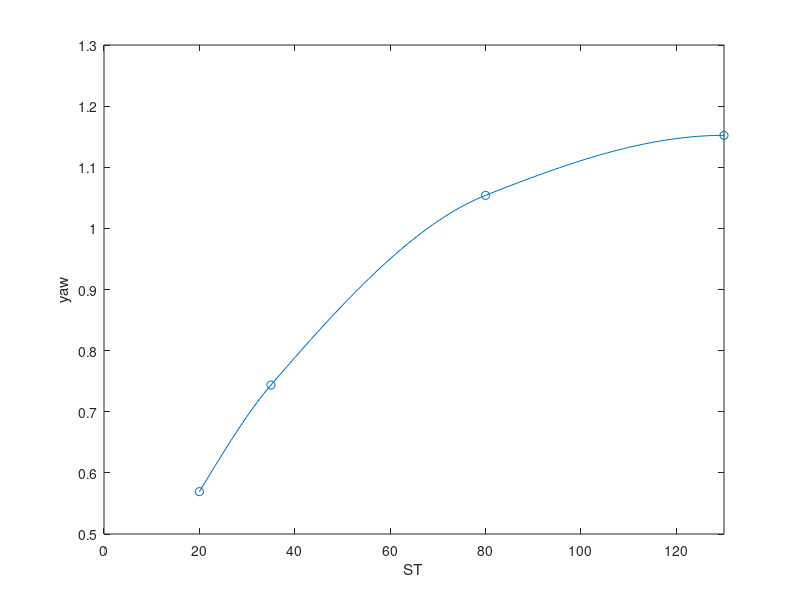
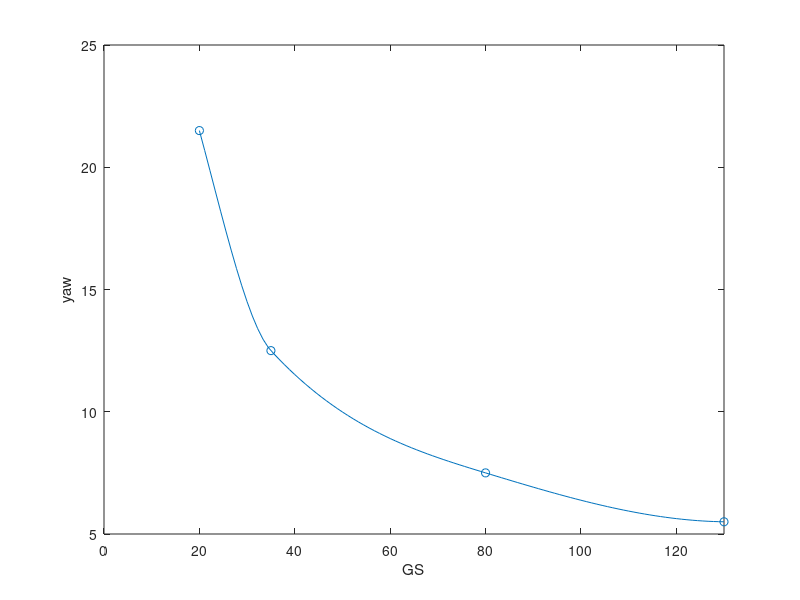
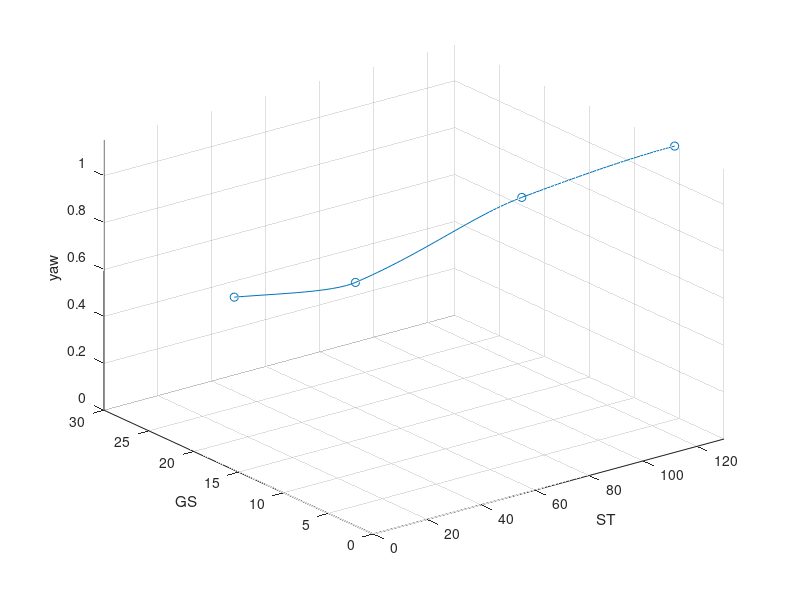
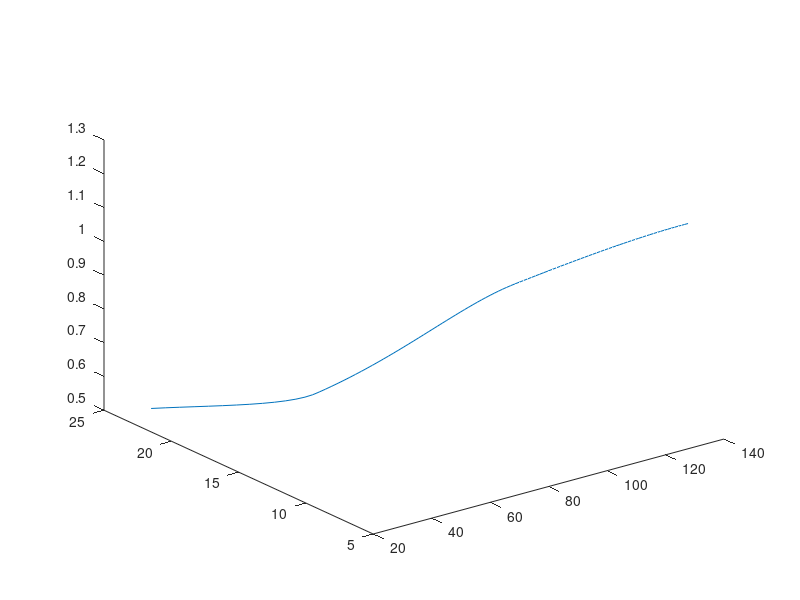

MATLAB code to generate these figures, in order: (Note: this script raises an error after producing the figures.)
% x = ST
% y = GS
% z = yaw

%% Params
ST_max = 130;
GS_max = 30;

%% pick 4 points
p1 = [20 21.5 0.5693];
p2 = [35 12.5 .7437];
p3 = [80 7.5 1.054];
p4 = [130 5.5 1.1522];
cpts = [p1; p2; p3; p4];

%% curve fit
% curve fit z=f(x)
zfx = @(x) (interp1(cpts(:,1), cpts(:,3), x, "pchip"));
% curve fit y = f(x)
yfx = @(x) (interp1(cpts(:,1), cpts(:,2), x, "pchip"));
% invert curve fit y = f(x) to get x = f(y);
function x = xfy_func(y, p1, p4, yfx)
    % if y < p4(2) || y > p1(2)
        % x = NaN;
    % else
    y = snip(y, p4(2), p1(2));
    x = fzero(@(x)(yfx(x)-y), [p1(1), p4(1)]);
    % end
end
% xfy = @(yarr) (arrayfun(@(y)(fzero(@(x)(yfx(x)-y), [p1(1), p4(1)])), yarr));
xfy = @(yarr) (arrayfun(@(y) (xfy_func(y, p1, p4, yfx)), yarr));


% plotting
xcurve = linspace(p1(1),ST_max,100);
zcurve = zfx(xcurve);
ycurve = yfx(xcurve);

figure(3)
hold off 
plot(xcurve, zcurve);
hold on
scatter(cpts(:,1), cpts(:,3))
xlim([0, ST_max])
xlabel("ST")
ylabel("yaw")

figure(4)
hold off 
plot(xcurve, ycurve);
hold on
scatter(cpts(:,1), cpts(:,2))
xlim([0, ST_max])
xlabel("GS")
ylabel("yaw")

figure(5)
hold off
plot3(xcurve, ycurve, zcurve)
hold on
scatter3(cpts(:,1), cpts(:,2), cpts(:,3))
xlim([0, ST_max])
ylim([0, GS_max])
zlim([0, inf])
xlabel("ST")
ylabel("GS")
zlabel("yaw")
grid

%% secant lines in x and y
% secant from x to curve
xlin1 = linspace(p1(1), p4(1), 20);
ylin1 = yfx(xlin1);
zlin1 = zfx(xlin1);
aofx = zlin1 ./ ylin1;
function a = afx_func(x, p1, yfx, zfx)
    a = zeros(size(x));
    cond = x >= p1(1);
    a1 = zfx(x(cond)) ./ yfx(x(cond));
    a2 = interp1([0,p1(1)], [0, zfx(p1(1)) ./ yfx(p1(1))], x(~cond));
    a(cond) = a1;
    a(~cond) = a2;
end
afx = @(x)(afx_func(x, p1, yfx, zfx));

% secant from y to curve
ylin2 = linspace(p1(2), p4(2), 20);
xlin2 = zeros(size(ylin2));
for i = 1:length(ylin2)
    xlin2(i) = fzero(@(x)(yfx(x)-ylin2(i)), [xlin1(1), xlin1(end)]);
end
zlin2 = zfx(xlin2);
bofy = zlin2 ./ xlin2;
function b = bfy_func(y, p4, xfy, zfx)
    b = zeros(size(y));
    cond = y >= p4(2);
    b1 = zfx(xfy(y(cond))) ./ xfy(y(cond));
    b2 = interp1([0,p4(2)], [0, zfx(p4(1)) / xfy(p4(2))], y(~cond));
    b(cond) = b1;
    b(~cond) = b2;
end
bfy = @(y)(bfy_func(y, p4, xfy, zfx));


% plot test
[xf,  yf] = meshgrid(linspace(0, ST_max, 25), linspace(0, GS_max, 25));
figure(6)
[x1, y1] = meshgrid(linspace(0, p4(1), 40), linspace(0, p1(2), 40));
outside1 = yf > yfx(xf);
% z1 = aofx .* y1;
% z1 = afx(x1(1,:)) .* y1;
% z1(outside1) = NaN;
% z2 = bofy' .* x1;
% z2 = bfy(y1(:,1)) .* x1;
% z2(outside1) = NaN;
% zavg = (z1 + z2) / 2;
zavg = @(x,y)( ((afx(x).*y)+(bfy(y).*x)) / 2 );

% hold off
% surf(x1, y1, z1, FaceAlpha=.5);
% hold on
% surf(x1, y1, z2, FaceAlpha=.5);
hold off
plot3(xcurve, ycurve, zcurve)
hold on
zavg_plot = zavg(xf, yf);
% zavg_plot(outside1) = NaN;
surf(xf, yf, zavg_plot)
xlabel("ST")
ylabel("GS")
zlabel("yaw")
xlim([0, ST_max])
ylim([0, GS_max])
zlim([0, 2])


%% High GS region
hgsx = @(x) (interp1([0 p1(1), p4(1)], [0, p1(3), 0.5*p1(3)], x));
hgsxy = @(x, y) (interp1([GS_max, p1(2)], [0, hgsx(x)], y));
[x2, y2] = meshgrid(linspace(0, p4(1), 40), linspace(p1(2), GS_max, 20));
zhgs = arrayfun(hgsxy, x2, y2);
surf(x2, y2, zhgs)

%% Loss of traction region
function z = notr_func(x, y, hgsx, yfx, zfx, p1)
    if p1(1) >= x
        z = p1(3);
    else
        z = interp1([p1(2), yfx(x)], [hgsx(x), zfx(x)], y, "linear", "extrap");
    end
end

% notr = @(x,y) (interp1([p1(2), yfx(x)], [hgsx(x), zfx(x)], y));
notr = @(x,y) (notr_func(x, y, hgsx, yfx, zfx, p1));
[x3, y3] = meshgrid(linspace(0, p4(1), 40), linspace(p1(2), p4(2), 40));
znotr = arrayfun(notr, x3, y3);
% outside2 = y3 < yfx(x3);
% znotr(outside) = NaN;
% figure(7)
surf(x3, y3, znotr)
% zlim([0,2]);

% figure(7)
% surf(x1, y1, zavg);
% xlabel("ST")
% ylabel("GS")
% zlabel("yaw")
% xlim([0, ST_max])
% ylim([0, GS_max])
% zlim([0, 1.2])

%%
% xfy = @(y) (interp1(cpts(:,2), cpts(:,1), y, "pchip"));
% zfy = @(y) (interp1(cpts(:,2), cpts(:,3), y, "pchip"));
% ycurve2 = linspace(p4(2),p1(2),100);
% xcurve2 = xfy(ycurve2);
% zcurve2 = zfx(xcurve2);
